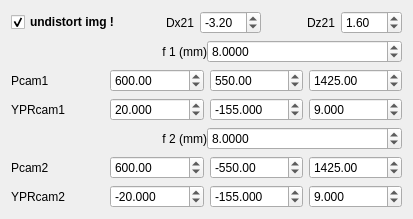
     <widget class="QWidget" name="tab_3">
      <attribute name="title">
       <string>Cameras</string>
      </attribute>
      <layout class="QVBoxLayout" name="verticalLayout_10">
       <item>
        <layout class="QHBoxLayout" name="horizontalLayout_7">
         <item>
          <widget class="QCheckBox" name="checkBox_undist">
           <property name="font">
            <font>
             <bold>true</bold>
            </font>
           </property>
           <property name="text">
            <string>undistort img !</string>
           </property>
           <property name="checked">
            <bool>true</bool>
           </property>
          </widget>
         </item>
         <item>
          <spacer name="horizontalSpacer_10">
           <property name="orientation">
            <enum>Qt::Horizontal</enum>
           </property>
           <property name="sizeHint" stdset="0">
            <size>
             <width>40</width>
             <height>20</height>
            </size>
           </property>
          </spacer>
         </item>
         <item>
          <widget class="QLabel" name="label_34">
           <property name="text">
            <string>Dx21</string>
           </property>
          </widget>
         </item>
         <item>
          <widget class="QDoubleSpinBox" name="dSB_Dx21">
           <property name="minimum">
            <double>-99.989999999999995</double>
           </property>
           <property name="value">
            <double>-3.200000000000000</double>
           </property>
          </widget>
         </item>
         <item>
          <spacer name="horizontalSpacer_11">
           <property name="orientation">
            <enum>Qt::Horizontal</enum>
           </property>
           <property name="sizeHint" stdset="0">
            <size>
             <width>40</width>
             <height>20</height>
            </size>
           </property>
          </spacer>
         </item>
         <item>
          <widget class="QLabel" name="label_35">
           <property name="text">
            <string>Dz21</string>
           </property>
          </widget>
         </item>
         <item>
          <widget class="QDoubleSpinBox" name="dSB_Dz21">
           <property name="minimum">
            <double>-99.989999999999995</double>
           </property>
           <property name="value">
            <double>1.600000000000000</double>
           </property>
          </widget>
         </item>
        </layout>
       </item>
       <item>
        <layout class="QHBoxLayout" name="horizontalLayout">
         <property name="spacing">
          <number>0</number>
         </property>
         <item>
          <widget class="QLabel" name="label_23">
           <property name="text">
            <string>f 1 (mm)</string>
           </property>
           <property name="alignment">
            <set>Qt::AlignRight|Qt::AlignTrailing|Qt::AlignVCenter</set>
           </property>
          </widget>
         </item>
         <item>
          <widget class="QDoubleSpinBox" name="dSB_fcam_1">
           <property name="buttonSymbols">
            <enum>QAbstractSpinBox::UpDownArrows</enum>
           </property>
           <property name="specialValueText">
            <string/>
           </property>
           <property name="prefix">
            <string/>
           </property>
           <property name="decimals">
            <number>4</number>
           </property>
           <property name="minimum">
            <double>-99.000000000000000</double>
           </property>
           <property name="singleStep">
            <double>1.000000000000000</double>
           </property>
           <property name="value">
            <double>8.000000000000000</double>
           </property>
          </widget>
         </item>
        </layout>
       </item>
       <item>
        <layout class="QGridLayout" name="gridLayout_3">
         <item row="0" column="2">
          <widget class="QDoubleSpinBox" name="dSB_Yc_1">
           <property name="decimals">
            <number>2</number>
           </property>
           <property name="minimum">
            <double>-10000.000000000000000</double>
           </property>
           <property name="maximum">
            <double>10000.000000000000000</double>
           </property>
           <property name="value">
            <double>550.000000000000000</double>
           </property>
          </widget>
         </item>
         <item row="1" column="3">
          <widget class="QDoubleSpinBox" name="dSB_Roll_1">
           <property name="decimals">
            <number>3</number>
           </property>
           <property name="minimum">
            <double>-360.000000000000000</double>
           </property>
           <property name="maximum">
            <double>360.000000000000000</double>
           </property>
           <property name="value">
            <double>9.000000000000000</double>
           </property>
          </widget>
         </item>
         <item row="1" column="2">
          <widget class="QDoubleSpinBox" name="dSB_Pitch_1">
           <property name="decimals">
            <number>3</number>
           </property>
           <property name="minimum">
            <double>-360.000000000000000</double>
           </property>
           <property name="maximum">
            <double>360.000000000000000</double>
           </property>
           <property name="value">
            <double>-155.000000000000000</double>
           </property>
          </widget>
         </item>
         <item row="1" column="1">
          <widget class="QDoubleSpinBox" name="dSB_Yaw_1">
           <property name="decimals">
            <number>3</number>
           </property>
           <property name="minimum">
            <double>-360.000000000000000</double>
           </property>
           <property name="maximum">
            <double>360.000000000000000</double>
           </property>
           <property name="value">
            <double>20.000000000000000</double>
           </property>
          </widget>
         </item>
         <item row="0" column="1">
          <widget class="QDoubleSpinBox" name="dSB_Xc_1">
           <property name="decimals">
            <number>2</number>
           </property>
           <property name="minimum">
            <double>-10000.000000000000000</double>
           </property>
           <property name="maximum">
            <double>10000.000000000000000</double>
           </property>
           <property name="singleStep">
            <double>1.000000000000000</double>
           </property>
           <property name="value">
            <double>600.000000000000000</double>
           </property>
          </widget>
         </item>
         <item row="1" column="0">
          <widget class="QLabel" name="label_19">
           <property name="text">
            <string>YPRcam1</string>
           </property>
          </widget>
         </item>
         <item row="0" column="3">
          <widget class="QDoubleSpinBox" name="dSB_Zc_1">
           <property name="decimals">
            <number>2</number>
           </property>
           <property name="minimum">
            <double>-10000.000000000000000</double>
           </property>
           <property name="maximum">
            <double>10000.000000000000000</double>
           </property>
           <property name="value">
            <double>1425.000000000000000</double>
           </property>
          </widget>
         </item>
         <item row="0" column="0">
          <widget class="QLabel" name="label_18">
           <property name="text">
            <string>Pcam1</string>
           </property>
          </widget>
         </item>
        </layout>
       </item>
       <item>
        <layout class="QHBoxLayout" name="horizontalLayout_17">
         <property name="spacing">
          <number>0</number>
         </property>
         <item>
          <widget class="QLabel" name="label_71">
           <property name="text">
            <string>f 2 (mm)</string>
           </property>
           <property name="alignment">
            <set>Qt::AlignRight|Qt::AlignTrailing|Qt::AlignVCenter</set>
           </property>
          </widget>
         </item>
         <item>
          <widget class="QDoubleSpinBox" name="dSB_fcam_2">
           <property name="decimals">
            <number>4</number>
           </property>
           <property name="minimum">
            <double>-99.000000000000000</double>
           </property>
           <property name="singleStep">
            <double>1.000000000000000</double>
           </property>
           <property name="value">
            <double>8.000000000000000</double>
           </property>
          </widget>
         </item>
        </layout>
       </item>
       <item>
        <layout class="QGridLayout" name="gridLayout_12">
         <item row="0" column="2">
          <widget class="QDoubleSpinBox" name="dSB_Yc_2">
           <property name="decimals">
            <number>2</number>
           </property>
           <property name="minimum">
            <double>-10000.000000000000000</double>
           </property>
           <property name="maximum">
            <double>10000.000000000000000</double>
           </property>
           <property name="value">
            <double>-550.000000000000000</double>
           </property>
          </widget>
         </item>
         <item row="1" column="3">
          <widget class="QDoubleSpinBox" name="dSB_Roll_2">
           <property name="decimals">
            <number>3</number>
           </property>
           <property name="minimum">
            <double>-360.000000000000000</double>
           </property>
           <property name="maximum">
            <double>360.000000000000000</double>
           </property>
           <property name="value">
            <double>9.000000000000000</double>
           </property>
          </widget>
         </item>
         <item row="1" column="2">
          <widget class="QDoubleSpinBox" name="dSB_Pitch_2">
           <property name="decimals">
            <number>3</number>
           </property>
           <property name="minimum">
            <double>-360.000000000000000</double>
           </property>
           <property name="maximum">
            <double>360.000000000000000</double>
           </property>
           <property name="value">
            <double>-155.000000000000000</double>
           </property>
          </widget>
         </item>
         <item row="1" column="1">
          <widget class="QDoubleSpinBox" name="dSB_Yaw_2">
           <property name="decimals">
            <number>3</number>
           </property>
           <property name="minimum">
            <double>-360.000000000000000</double>
           </property>
           <property name="maximum">
            <double>360.000000000000000</double>
           </property>
           <property name="value">
            <double>-20.000000000000000</double>
           </property>
          </widget>
         </item>
         <item row="0" column="1">
          <widget class="QDoubleSpinBox" name="dSB_Xc_2">
           <property name="decimals">
            <number>2</number>
           </property>
           <property name="minimum">
            <double>-10000.000000000000000</double>
           </property>
           <property name="maximum">
            <double>10000.000000000000000</double>
           </property>
           <property name="singleStep">
            <double>1.000000000000000</double>
           </property>
           <property name="value">
            <double>600.000000000000000</double>
           </property>
          </widget>
         </item>
         <item row="1" column="0">
          <widget class="QLabel" name="label_72">
           <property name="text">
            <string>YPRcam2</string>
           </property>
          </widget>
         </item>
         <item row="0" column="3">
          <widget class="QDoubleSpinBox" name="dSB_Zc_2">
           <property name="decimals">
            <number>2</number>
           </property>
           <property name="minimum">
            <double>-10000.000000000000000</double>
           </property>
           <property name="maximum">
            <double>10000.000000000000000</double>
           </property>
           <property name="value">
            <double>1425.000000000000000</double>
           </property>
          </widget>
         </item>
         <item row="0" column="0">
          <widget class="QLabel" name="label_73">
           <property name="text">
            <string>Pcam2</string>
           </property>
          </widget>
         </item>
        </layout>
       </item>
      </layout>
     </widget>
